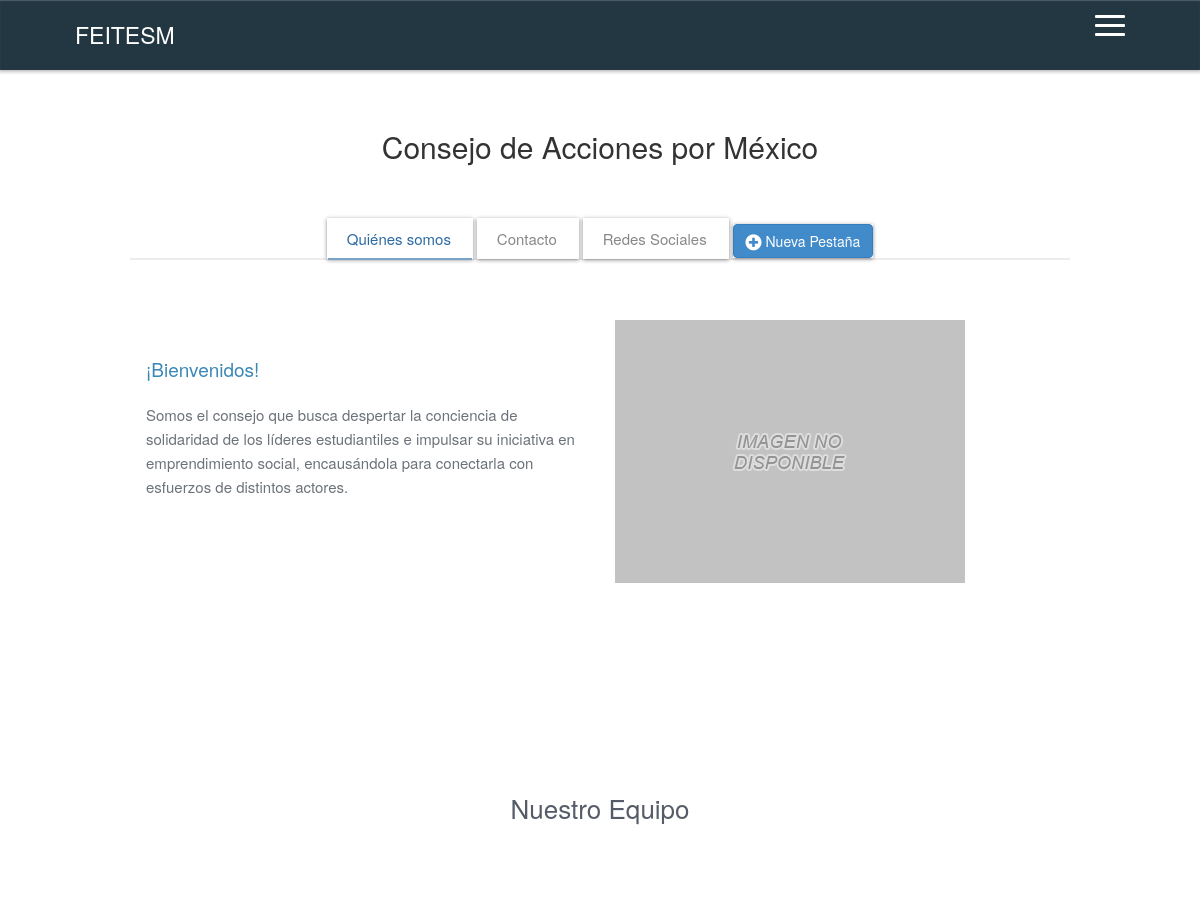
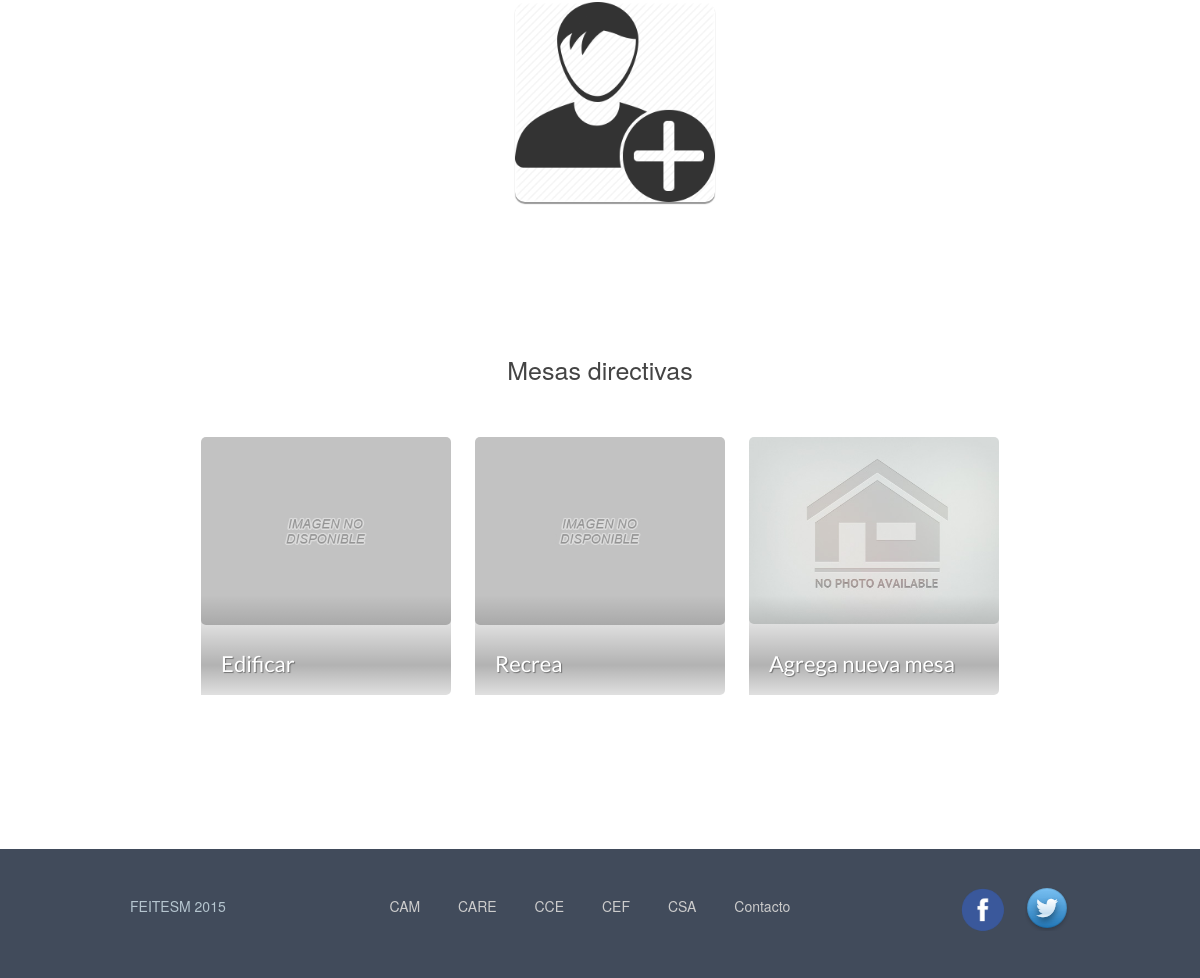
/CAM/CAM.php, run on the app's committed database (2 pictures, top to bottom).
### tables this page shows
CREATE TABLE IF NOT EXISTS `organizacion` (
  `id_org` int(11) NOT NULL AUTO_INCREMENT,
  `siglas` varchar(30) NOT NULL,
  `nombre` varchar(100) NOT NULL,
  `descripcion` varchar(600) NOT NULL,
  `email_contacto` varchar(50) DEFAULT NULL,
  `logo_url` varchar(255) NOT NULL DEFAULT 'images\\organizaciones\\default.jpg',
  `facebook` varchar(255) DEFAULT NULL,
  `twitter` varchar(255) DEFAULT NULL,
  `instagram` varchar(255) DEFAULT NULL,
  `id_org_padre` int(11) DEFAULT NULL,
  PRIMARY KEY (`id_org`),
  UNIQUE KEY `siglas` (`siglas`)
);

CREATE TABLE IF NOT EXISTS `informacion` (
  `id_inf` int(11) NOT NULL AUTO_INCREMENT,
  `id_org` int(11) NOT NULL,
  `tabla_titulo` varchar(60) NOT NULL DEFAULT 'Nueva Tab',
  `titulo` varchar(50) DEFAULT 'Titulo',
  `contenido` varchar(1200) DEFAULT 'Contenido',
  `img_url` varchar(255) DEFAULT '/feitesm-website/images/default.jpg',
  `contacto` tinyint(1) NOT NULL,
  `redes` tinyint(1) NOT NULL,
  PRIMARY KEY (`id_inf`),
  KEY `org_deletion` (`id_org`)
);

### classes/Database.php (called while the page is built, shortened)
<?php
class Database
{
	protected $mysqli;
	public function __construct()
	{
		$server = 'localhost';
		$user = 'root';
		$password = '';
		$databaseName = 'feitesm_website_db';
		$this->mysqli = new mysqli($server,$user,$password,$databaseName);
		mysqli_set_charset($this->mysqli,"utf8");
	}
	public function query($sql)
	{
		$sql2 = str_replace("\\","/",$sql);
		return $this->mysqli->query($sql2);
	}
	public function select($what,$from,$where)
	{
		$sql = "
			SELECT {$what}
			FROM {$from}
			WHERE {$where}
		";
		return $this->query($sql);
	}
}

### classes/Resources_Manager.php (called while the page is built, shortened)
<?php
class Resources_Manager
{
	protected $db;
	public function __construct(Database $db = null){
		$this->db = $db;
	}
	public function getOrgID($orgSign)
	{
		$what = "id_org";
		$from = "organizacion";
		$where = "siglas = '{$orgSign}'";
		$return = $this->db->select($what,$from,$where);
		if ($return) {
			$return = $return->fetch_assoc();
			return $return["id_org"];
		}
		return null;
	}
	public function getTabsInfo($orgSign)
	{
		$id_org = $this->getOrgID($orgSign);
		$what = "*";
		$from = "informacion";
		$where = "id_org = '{$id_org}'";
		return $this->db->select($what,$from,$where);
	}
	public function getStaffInfo($orgSign)
	{
		$id_org = $this->getOrgID($orgSign);
		$what = "*";
		$from = "integrantes";
		$where = "id_org = '{$id_org}'";
		return $this->db->select($what,$from,$where);
	}
	public function getOrgInfo($orgSign){
		$id_org = $this->getOrgID($orgSign);
		$what = "*";
		$from = "organizacion";
		$where = "id_org = '{$id_org}'";
		return $this->db->select($what,$from,$where)->fetch_assoc();
	}
	public function getOrgChilds($orgSign){
		$id_org = $this->getOrgID($orgSign);
		$what = "*";
		$from = "organizacion";
		$where = "id_org_padre = '{$id_org}'";
		return $this->db->select($what,$from,$where);
	}
}
?>

### classes/Google_Auth.php (called while the page is built, shortened)
<?php
class Google_Auth
{
	public function __construct(Database $db = null, Google_Client $googleClient = null)
	{
		$this->client = $googleClient;
	}
	public function isLoggedIn()
	{
		return true;
	}
}

### CAM/CAM.php (the view, shortened to what this page needs)
<?php
	$db = new Database;
	$googleClient = new Google_Client();
	$auth = new Google_Auth($db,$googleClient);
	$client = new Resources_Manager(new Database);
	$orgSign = "cam";
	$thisOrg = $client->getOrgInfo($orgSign);
?>
<!DOCTYPE html>
<html>
<head>
	<link rel="stylesheet" type="text/css" href="../css/compiled/theme.css">
	<link rel="stylesheet" type="text/css" href="../css/vendor/font-awesome.css">
	<link rel="stylesheet" type="text/css" href="../css/vendor/animate.css">
	<link rel="stylesheet" type="text/css" href="../css/app.css">
</head>
<body id="features" >
	<div class="st-container">
		<?php include (__ROOT__.'/nav.php'); ?>
		<div class="st-pusher">
			<div class="st-content">
				<header class="navbar navbar-inverse normal" role="banner">
					<?php include (__ROOT__.'/header.php'); ?>
				</header>
				<div id="tabs">
					<div class="container">
						<div class="row header">
							<h2><?= $thisOrg['nombre'] ?></h2>
						</div>
						<?php
							$tabsInfo = $client->getTabsInfo($orgSign);
							if($tabsInfo->num_rows > 0 || $auth->isLoggedIn()) :
						?>
						<div class="row">
							<div class="col-md-12 tabs-wrapper">
								<ul class="nav nav-tabs">
									<?php
										while($row = $tabsInfo->fetch_assoc()):
									?>
									<li>
										<a class="tab_element" href="#Tab-<?=$row["id_inf"]?>" data-toggle="tab"> <?=$row["tabla_titulo"]?></a>
									</li>
									<?php
										endwhile;
										if($auth->isLoggedIn()):
									?>
									<li id="newTabButton">
											<button class="btn btn-large btn-primary" onclick="agregarTab()">
												<i class="fa fa-plus-circle fa-lg fa-align-center"></i>
												Nueva Pestaña
											</button>
										</li>
									<?php endif; ?>
								</ul>
								<div class="tab-content">
									<?php
										$tabsInfo = $client->getTabsInfo($orgSign);
										while($row = $tabsInfo->fetch_assoc()):
											if($row['contacto'] == 1):
									?>
									<div class="tab-pane fade" id="Tab-<?=$row["id_inf"]?>">
										<div class="col-md-12 message">
											<div id="contact-us">
												<div id="info-contact">
													<form role="form" id="contact-form" method="post" action="../php/secure_email_code.php">
														<div hidden>
															<p class="contacto">1</p>
															<p class="redes">0</p>
														</div>
														<div class="form-group">
															<label for="name">Nombre</label>
															<input type="text" name="name" class="form-control" id="name" />
															<input type="hidden" name= "to" id="to" value="<?= $thisOrg['email_contacto']?>"/>
															<input type="hidden" name= "pathRedireccion" id="to" value="/CAM/CAM.php"/>
														</div>
														<div class="form-group">
															<label for="email">Correo electr&oacute;nico</label>
															<input type="email" name="email" class="form-control" id="email" />
														</div>
														<div class="form-group">
															<label for="subject">Asunto</label>
															<input type="text" name="subject" class="form-control" id="subject" />
														</div>
														<div class="form-group">
															<label for="message">Tu mensaje</label>
															<textarea name="message" class="form-control" id="message" rows="6"></textarea>
														</div>
														<div class="submit">
															<input type="submit" class="button button-small" value="Enviar" />
														</div>
													</form>
												</div>
											</div>
										</div>
									</div>
									<?php elseif($row['redes'] == 1):?>
									<div class="tab-pane fade in" id="Tab-<?=$row["id_inf"]?>">
										<div hidden>
											<p class="contacto">0</p>
											<p class="redes">1</p>
										</div>
										<div class="col-md-6 info">
											<h4>Redes sociales</h4>
											<p><span>Facebook:</span>
											<a href="<?= $thisOrg['facebook'] ?>" target="_blank">
												cam.mty
											</a></p>
											<p><span>Twitter:</span>
											<a href="<?= $thisOrg['twitter'] ?>" target="_blank">
												cam_mty
											</a></p>
											<p><span>Instagram:</span>
											<a href="<?= $thisOrg['instagram'] ?>" target="_blank">
												cam.mty
											</a></p>
										</div>
										<div class="col-md-6 image">
											<img src="<?= $row["img_url"] ?>" class="img-responsive" style="position: relative;top: 15px;" alt="picture3" />
										</div>
									</div>
									<?php else: ?>
									<div class="tab-pane fade in" id="Tab-<?=$row["id_inf"]?>">
										<div class="col-md-6 info">
											<h4 class ="titulo"><?=$row["titulo"]?></h4>
											<p class="contenido"><?=$row["contenido"]?></p>
										</div>
										<div class="col-md-6 image">
											<img src="<?=$row["img_url"]?>" class="img-responsive " alt="Foto" >
										</div>
									</div>
									<?php
										endif; endwhile;
									?>
								</div>
							</div>
						</div>
						<?php endif; ?>
					</div>
				</div>
				<?php
					$staffInfo = $client->getStaffInfo($orgSign);
					if($staffInfo->num_rows > 0 || $auth->isLoggedIn()):
						$cont = 0;
				?>
		  		<div class="container boxText">
		  			<div class="row header">
		  				<h3>Nuestro Equipo</h3>
		  			</div>
					<div id="about-us">
						<div id="info">
							<div class="container">
								<div class="row team">
									<?php
										if($auth->isLoggedIn()):
											if($cont == 0):
									?>
									<div class="col-md-12 team-row">
									<?php	endif; ?>
										<img rowN="<?=$cont?>" src="../images/personas/add.png" data-toggle="tooltip" title="Agrega nuevo integrante" alt="addNew"  />
									<?php	if($cont == 0): ?>
									</div>
									<?php
											endif;
										endif;
									?>
								</div>
							</div>
						</div>
					</div>
				</div>
				<?php endif ?>
				<?php
					$orgInfo = $client->getOrgChilds($orgSign);
					if($orgInfo->num_rows > 0 || $auth->isLoggedIn()):
				?>
				<div id="showcase">
					<div class="container">
						<div class="row header">
							<h3>Mesas directivas</h3>
						</div>
						<div class="row">
							<div class="col-md-12 pics">
								<?php
									while($row = $orgInfo->fetch_assoc()):
								?>
								<div class="pic">
									<img src="<?=$row['logo_url']?>" alt="Persona" />
									<div class="bg nombre">
										<p><?=$row['nombre']?></p>
									</div>
								</div>
								<?php
									endwhile;
									if($auth->isLoggedIn()):
								?>
								<div class="pic">
									<img src="../images/organizaciones/default.jpg" alt="añadir"  />
									<div class="bg nombre">
										<p>Agrega nueva mesa</p>
									</div>
								</div>
								<?php endif?>
							</div>
						</div>
					</div>
				</div>
				<?php endif ?>
				<?php include (__ROOT__.'\footer.php') ?>
			</div>
		</div>
	</div>
</body>
</html>

### css/app.css (style rules this page uses)
.boxy { box-shadow: 0px 1px 4px 0px rgba(0, 0, 0, 0.45), inset 0px 0px 1px 1px white; }
p , h1, h2, h3, h4, h5 { min-height: 10px; }
.boxText .header { text-align: center; }
.boxText .header h3 { font-size: 26px; color: #555C68; line-height: 25px; font-weight: 300; }
#tabs .tabs-wrapper .tab-content .tab-pane .info h4, #tabs .tabs-wrapper .tab-content .tab-pane .info p, #tabs .tabs-wrapper .tab-content .tab-pane .info img { margin: auto; padding: 1px; min-width: 100%; min-height: 20px; }

### data on the page
organizacion: id_org+nombre "Consejo de Acciones por México"
informacion: tabla_titulo "Quiénes somos", titulo "¡Bienvenidos!", contenido "Somos el consejo que busca despertar la conciencia de solidaridad de los líderes estudiantiles e impulsar su iniciativa en emprendimiento social, encausándola para conectarla con esfuerzos de distintos actores.", contacto 0 (drawn)
informacion: tabla_titulo "Contacto"
informacion: tabla_titulo "Redes Sociales"
organizacion: nombre "Edificar"
organizacion: nombre "Recrea"
